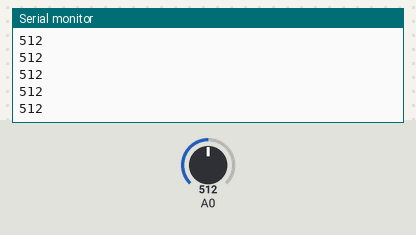
Bench run of a sketch on a simulated Arduino Uno, built with avr-gcc and run on an emulated ATmega328P. Shown: the last lines printed to the serial monitor. The test bench sets the inputs (shaded band); at power-on: A0 = 512.

Above: at 1.2 s.
1.3 s: A0 set to 716
At 2.4 s:
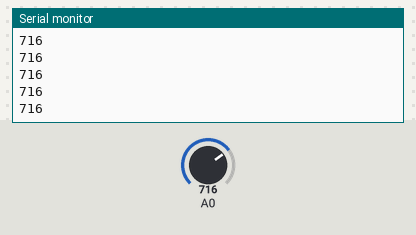
2.8 s: A0 set to 900
At 3.4 s:
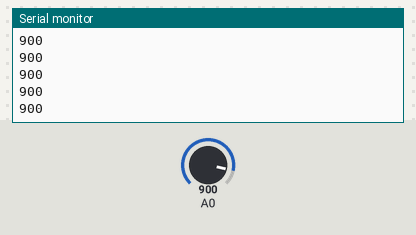
Timing chart, 0 to 5.8 s (numbered marks = the images above; inputs shaded):
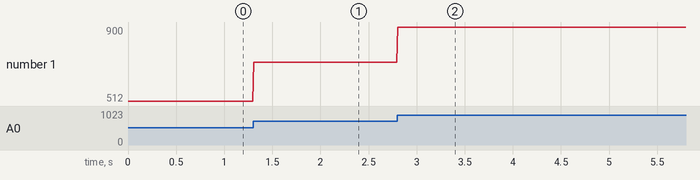

Measured:
- after the input at 1.3 s, the serial monitor: prints a new line at once (image 1)
- after the input at 2.8 s, the serial monitor: prints a new line at once (image 2)
- plotted number 1: 512 → 716 after the input at 1.3 s, 716 → 900 after the input at 2.8 s

The sketch:

ldr.ino
```cpp
void setup() {
  Serial.begin(9600); // sets the serial port to 9600
}

void loop() {
  const int val = analogRead(0); // read analog input pin 0
  Serial.print(val); // prints the value read
  Serial.print("\n"); // prints a space between the numbers
  delay(10); // wait 10ms for next reading
}
```
